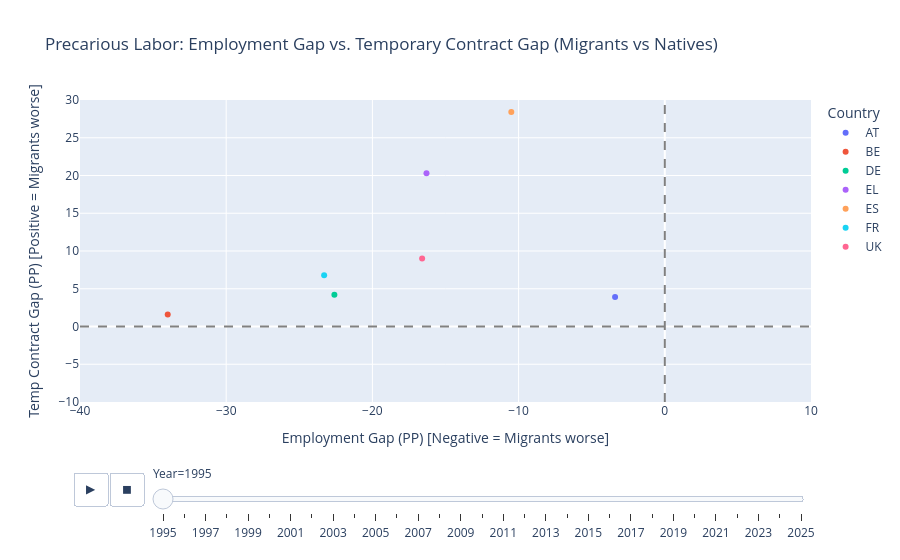

Here is the notebook cell this chart was saved with:
### Markdown cell above
Here is a breakdown of what the visualization is showing you and how to read it:

1. The Core Metric: Employment Gap (Percentage Points)
The data you are viewing is the Gap_ExtraEU_vs_Native_PP for the Highly_Educated_Employment_Rate.

What it means: It compares the employment rate of highly educated people born outside the EU (Extra-EU migrants) to highly educated native-born citizens.
The Math: If natives have an 85% employment rate and Extra-EU migrants have a 70% employment rate, the gap is -15 percentage points.

2. The Color Scale (Red-Blue Diverging)
We used a RdBu (Red-Blue) continuous color scale ranging from -30 to +30.

Deep Red (Negative Values): Indicates severe "Brain Waste." Highly educated migrants are employed at much lower rates than their native peers. The darker the red, the worse the integration of high-skilled migrant labor.
White/Faint Colors (Near Zero): Indicates parity. Migrants and natives with high education are finding employment at roughly the same rate.
Blue (Positive Values): Indicates an employment advantage, where highly educated migrants are actually employed at higher rates than natives (which is rare but possible in certain highly specialized economies).

3. Interactive Geography
Because it is a plotly.express.choropleth, the map is fully interactive.

You can hover over any country to see the exact percentage point gap for that specific year.
Using fitbounds="locations" perfectly zoomed the map to only show the countries present in your dataset, stripping away irrelevant global geography.
4. The Time Dial (Animation)
At the bottom of the map, there is a slider and a play button (enabled by animation_frame="Year").

How to use it: Hit play, or drag the slider. You will see the colors of the countries shift as the years progress.
The Insight: This allows you to visually track macroeconomic trends. For example, you might see regions turn deep red during economic crises (like 2008) indicating that highly educated migrants were disproportionately shut out of the labor market compared to natives, or you might see countries gradually turn lighter over a decade as their integration policies improve.
The Why (Technical Rationale)
We chose a Choropleth Map with an animation frame rather than a standard line chart because "Brain Waste" is a deeply geopolitical issue. A map allows viewers to instantly recognize spatial clusters—for example, spotting if Western European countries handle high-skilled migration differently than Eastern or Southern European countries—while the time slider prevents the visualization from becoming cluttered with overlapping trend lines.

### Code cell
import pandas as pd
import plotly.express as px

# 1. Load Data
eurostat_insights = pd.read_csv('../data/processed/eurostat_insights.csv')

# 2. Pivot data so Metrics become columns for easy scatter plotting
pivot_df = eurostat_insights.pivot_table(
    index=['Year', 'Country'], 
    columns='Metric', 
    values='Gap_ExtraEU_vs_Native_PP'
).reset_index()

# 3. Clean up and map ISO3 for standard formatting
pivot_df = pivot_df.dropna(subset=['Temporary_Contract_Rate', 'Highly_Educated_Employment_Rate'])
pivot_df = pivot_df.sort_values(['Year', 'Country'])

# 4. Animated Scatter Plot
fig_scatter = px.scatter(
    pivot_df,
    x="Highly_Educated_Employment_Rate",
    y="Temporary_Contract_Rate",
    animation_frame="Year",
    animation_group="Country",
    hover_name="Country",
    color="Country",
    title="Precarious Labor: Employment Gap vs. Temporary Contract Gap (Migrants vs Natives)",
    labels={
        "Highly_Educated_Employment_Rate": "Employment Gap (PP) [Negative = Migrants worse]",
        "Temporary_Contract_Rate": "Temp Contract Gap (PP) [Positive = Migrants worse]"
    },
    range_x=[-40, 10], 
    range_y=[-10, 30] 
)

# Add quadrant lines to emphasize the "Danger Zone" (Bottom Right/Top Left depending on metric)
fig_scatter.add_hline(y=0, line_dash="dash", line_color="gray")
fig_scatter.add_vline(x=0, line_dash="dash", line_color="gray")

fig_scatter.show()

### Figure 1 — Plotly figure (JSON) as saved in the notebook; plotly's stock layout.template omitted (floating-point values rounded to 4 significant figures)
{"data": [{"hovertemplate": "<b>%{hovertext}</b><br><br>Country=AT<br>Year=1995<br>Employment Gap (PP) [Negative = Migrants worse]=%{x}<br>Temp Contract Gap (PP) [Positive = Migrants worse]=%{y}<extra></extra>", "hovertext": ["AT"], "ids": ["AT"], "legendgroup": "AT", "marker": {"color": "#636efa", "symbol": "circle"}, "mode": "markers", "name": "AT", "orientation": "v", "showlegend": true, "type": "scatter", "x": [-3.4], "xaxis": "x", "y": [3.9], "yaxis": "y"}, {"hovertemplate": "<b>%{hovertext}</b><br><br>Country=BE<br>Year=1995<br>Employment Gap (PP) [Negative = Migrants worse]=%{x}<br>Temp Contract Gap (PP) [Positive = Migrants worse]=%{y}<extra></extra>", "hovertext": ["BE"], "ids": ["BE"], "legendgroup": "BE", "marker": {"color": "#EF553B", "symbol": "circle"}, "mode": "markers", "name": "BE", "orientation": "v", "showlegend": true, "type": "scatter", "x": [-34.0], "xaxis": "x", "y": [1.6], "yaxis": "y"}, {"hovertemplate": "<b>%{hovertext}</b><br><br>Country=DE<br>Year=1995<br>Employment Gap (PP) [Negative = Migrants worse]=%{x}<br>Temp Contract Gap (PP) [Positive = Migrants worse]=%{y}<extra></extra>", "hovertext": ["DE"], "ids": ["DE"], "legendgroup": "DE", "marker": {"color": "#00cc96", "symbol": "circle"}, "mode": "markers", "name": "DE", "orientation": "v", "showlegend": true, "type": "scatter", "x": [-22.6], "xaxis": "x", "y": [4.2], "yaxis": "y"}, {"hovertemplate": "<b>%{hovertext}</b><br><br>Country=EL<br>Year=1995<br>Employment Gap (PP) [Negative = Migrants worse]=%{x}<br>Temp Contract Gap (PP) [Positive = Migrants worse]=%{y}<extra></extra>", "hovertext": ["EL"], "ids": ["EL"], "legendgroup": "EL", "marker": {"color": "#ab63fa", "symbol": "circle"}, "mode": "markers", "name": "EL", "orientation": "v", "showlegend": true, "type": "scatter", "x": [-16.3], "xaxis": "x", "y": [20.3], "yaxis": "y"}, {"hovertemplate": "<b>%{hovertext}</b><br><br>Country=ES<br>Year=1995<br>Employment Gap (PP) [Negative = Migrants worse]=%{x}<br>Temp Contract Gap (PP) [Positive = Migrants worse]=%{y}<extra></extra>", "hovertext": ["ES"], "ids": ["ES"], "legendgroup": "ES", "marker": {"color": "#FFA15A", "symbol": "circle"}, "mode": "markers", "name": "ES", "orientation": "v", "showlegend": true, "type": "scatter", "x": [-10.5], "xaxis": "x", "y": [28.4], "yaxis": "y"}, {"hovertemplate": "<b>%{hovertext}</b><br><br>Country=FR<br>Year=1995<br>Employment Gap (PP) [Negative = Migrants worse]=%{x}<br>Temp Contract Gap (PP) [Positive = Migrants worse]=%{y}<extra></extra>", "hovertext": ["FR"], "ids": ["FR"], "legendgroup": "FR", "marker": {"color": "#19d3f3", "symbol": "circle"}, "mode": "markers", "name": "FR", "orientation": "v", "showlegend": true, "type": "scatter", "x": [-23.3], "xaxis": "x", "y": [6.8], "yaxis": "y"}, {"hovertemplate": "<b>%{hovertext}</b><br><br>Country=UK<br>Year=1995<br>Employment Gap (PP) [Negative = Migrants worse]=%{x}<br>Temp Contract Gap (PP) [Positive = Migrants worse]=%{y}<extra></extra>", "hovertext": ["UK"], "ids": ["UK"], "legendgroup": "UK", "marker": {"color": "#FF6692", "symbol": "circle"}, "mode": "markers", "name": "UK", "orientation": "v", "showlegend": true, "type": "scatter", "x": [-16.6], "xaxis": "x", "y": [9.0], "yaxis": "y"}], "layout": {"legend": {"title": {"text": "Country"}, "tracegroupgap": 0}, "shapes": [{"line": {"color": "gray", "dash": "dash"}, "type": "line", "x0": 0, "x1": 1, "xref": "x domain", "y0": 0, "y1": 0, "yref": "y"}, {"line": {"color": "gray", "dash": "dash"}, "type": "line", "x0": 0, "x1": 0, "xref": "x", "y0": 0, "y1": 1, "yref": "y domain"}], "sliders": [{"active": 0, "currentvalue": {"prefix": "Year="}, "len": 0.9, "pad": {"b": 10, "t": 60}, "steps": [{"args": [["1995"], {"frame": {"duration": 0, "redraw": false}, "fromcurrent": true, "mode": "immediate", "transition": {"duration": 0, "easing": "linear"}}], "label": "1995", "method": "animate"}, {"args": [["1996"], {"frame": {"duration": 0, "redraw": false}, "fromcurrent": true, "mode": "immediate", "transition": {"duration": 0, "easing": "linear"}}], "label": "1996", "method": "animate"}, {"args": [["1997"], {"frame": {"duration": 0, "redraw": false}, "fromcurrent": true, "mode": "immediate", "transition": {"duration": 0, "easing": "linear"}}], "label": "1997", "method": "animate"}, {"args": [["1998"], {"frame": {"duration": 0, "redraw": false}, "fromcurrent": true, "mode": "immediate", "transition": {"duration": 0, "easing": "linear"}}], "label": "1998", "method": "animate"}, {"args": [["1999"], {"frame": {"duration": 0, "redraw": false}, "fromcurrent": true, "mode": "immediate", "transition": {"duration": 0, "easing": "linear"}}], "label": "1999", "method": "animate"}, {"args": [["2000"], {"frame": {"duration": 0, "redraw": false}, "fromcurrent": true, "mode": "immediate", "transition": {"duration": 0, "easing": "linear"}}], "label": "2000", "method": "animate"}, {"args": [["2001"], {"frame": {"duration": 0, "redraw": false}, "fromcurrent": true, "mode": "immediate", "transition": {"duration": 0, "easing": "linear"}}], "label": "2001", "method": "animate"}, {"args": [["2002"], {"frame": {"duration": 0, "redraw": false}, "fromcurrent": true, "mode": "immediate", "transition": {"duration": 0, "easing": "linear"}}], "label": "2002", "method": "animate"}, {"args": [["2003"], {"frame": {"duration": 0, "redraw": false}, "fromcurrent": true, "mode": "immediate", "transition": {"duration": 0, "easing": "linear"}}], "label": "2003", "method": "animate"}, {"args": [["2004"], {"frame": {"duration": 0, "redraw": false}, "fromcurrent": true, "mode": "immediate", "transition": {"duration": 0, "easing": "linear"}}], "label": "2004", "method": "animate"}, {"args": [["2005"], {"frame": {"duration": 0, "redraw": false}, "fromcurrent": true, "mode": "immediate", "transition": {"duration": 0, "easing": "linear"}}], "label": "2005", "method": "animate"}, {"args": [["2006"], {"frame": {"duration": 0, "redraw": false}, "fromcurrent": true, "mode": "immediate", "transition": {"duration": 0, "easing": "linear"}}], "label": "2006", "method": "animate"}, {"args": [["2007"], {"frame": {"duration": 0, "redraw": false}, "fromcurrent": true, "mode": "immediate", "transition": {"duration": 0, "easing": "linear"}}], "label": "2007", "method": "animate"}, {"args": [["2008"], {"frame": {"duration": 0, "redraw": false}, "fromcurrent": true, "mode": "immediate", "transition": {"duration": 0, "easing": "linear"}}], "label": "2008", "method": "animate"}, {"args": [["2009"], {"frame": {"duration": 0, "redraw": false}, "fromcurrent": true, "mode": "immediate", "transition": {"duration": 0, "easing": "linear"}}], "label": "2009", "method": "animate"}, {"args": [["2010"], {"frame": {"duration": 0, "redraw": false}, "fromcurrent": true, "mode": "immediate", "transition": {"duration": 0, "easing": "linear"}}], "label": "2010", "method": "animate"}, {"args": [["2011"], {"frame": {"duration": 0, "redraw": false}, "fromcurrent": true, "mode": "immediate", "transition": {"duration": 0, "easing": "linear"}}], "label": "2011", "method": "animate"}, {"args": [["2012"], {"frame": {"duration": 0, "redraw": false}, "fromcurrent": true, "mode": "immediate", "transition": {"duration": 0, "easing": "linear"}}], "label": "2012", "method": "animate"}, {"args": [["2013"], {"frame": {"duration": 0, "redraw": false}, "fromcurrent": true, "mode": "immediate", "transition": {"duration": 0, "easing": "linear"}}], "label": "2013", "method": "animate"}, {"args": [["2014"], {"frame": {"duration": 0, "redraw": false}, "fromcurrent": true, "mode": "immediate", "transition": {"duration": 0, "easing": "linear"}}], "label": "2014", "method": "animate"}, {"args": [["2015"], {"frame": {"duration": 0, "redraw": false}, "fromcurrent": true, "mode": "immediate", "transition": {"duration": 0, "easing": "linear"}}], "label": "2015", "method": "animate"}, {"args": [["2016"], {"frame": {"duration": 0, "redraw": false}, "fromcurrent": true, "mode": "immediate", "transition": {"duration": 0, "easing": "linear"}}], "label": "2016", "method": "animate"}, {"args": [["2017"], {"frame": {"duration": 0, "redraw": false}, "fromcurrent": true, "mode": "immediate", "transition": {"duration": 0, "easing": "linear"}}], "label": "2017", "method": "animate"}, {"args": [["2018"], {"frame": {"duration": 0, "redraw": false}, "fromcurrent": true, "mode": "immediate", "transition": {"duration": 0, "easing": "linear"}}], "label": "2018", "method": "animate"}, {"args": [["2019"], {"frame": {"duration": 0, "redraw": false}, "fromcurrent": true, "mode": "immediate", "transition": {"duration": 0, "easing": "linear"}}], "label": "2019", "method": "animate"}, {"args": [["2020"], {"frame": {"duration": 0, "redraw": false}, "fromcurrent": true, "mode": "immediate", "transition": {"duration": 0, "easing": "linear"}}], "label": "2020", "method": "animate"}, {"args": [["2021"], {"frame": {"duration": 0, "redraw": false}, "fromcurrent": true, "mode": "immediate", "transition": {"duration": 0, "easing": "linear"}}], "label": "2021", "method": "animate"}, {"args": [["2022"], {"frame": {"duration": 0, "redraw": false}, "fromcurrent": true, "mode": "immediate", "transition": {"duration": 0, "easing": "linear"}}], "label": "2022", "method": "animate"}, {"args": [["2023"], {"frame": {"duration": 0, "redraw": false}, "fromcurrent": true, "mode": "immediate", "transition": {"duration": 0, "easing": "linear"}}], "label": "2023", "method": "animate"}, {"args": [["2024"], {"frame": {"duration": 0, "redraw": false}, "fromcurrent": true, "mode": "immediate", "transition": {"duration": 0, "easing": "linear"}}], "label": "2024", "method": "animate"}, {"args": [["2025"], {"frame": {"duration": 0, "redraw": false}, "fromcurrent": true, "mode": "immediate", "transition": {"duration": 0, "easing": "linear"}}], "label": "2025", "method": "animate"}], "x": 0.1, "xanchor": "left", "y": 0, "yanchor": "top"}], "title": {"text": "Precarious Labor: Employment Gap vs. Temporary Contract Gap (Migrants vs Natives)"}, "updatemenus": [{"buttons": [{"args": [null, {"frame": {"duration": 500, "redraw": false}, "fromcurrent": true, "mode": "immediate", "transition": {"duration": 500, "easing": "linear"}}], "label": "&#9654;", "method": "animate"}, {"args": [[null], {"frame": {"duration": 0, "redraw": false}, "fromcurrent": true, "mode": "immediate", "transition": {"duration": 0, "easing": "linear"}}], "label": "&#9724;", "method": "animate"}], "direction": "left", "pad": {"r": 10, "t": 70}, "showactive": false, "type": "buttons", "x": 0.1, "xanchor": "right", "y": 0, "yanchor": "top"}], "xaxis": {"anchor": "y", "domain": [0, 1], "range": [-40, 10], "title": {"text": "Employment Gap (PP) [Negative = Migrants worse]"}}, "yaxis": {"anchor": "x", "domain": [0, 1], "range": [-10, 30], "title": {"text": "Temp Contract Gap (PP) [Positive = Migrants worse]"}}}}
